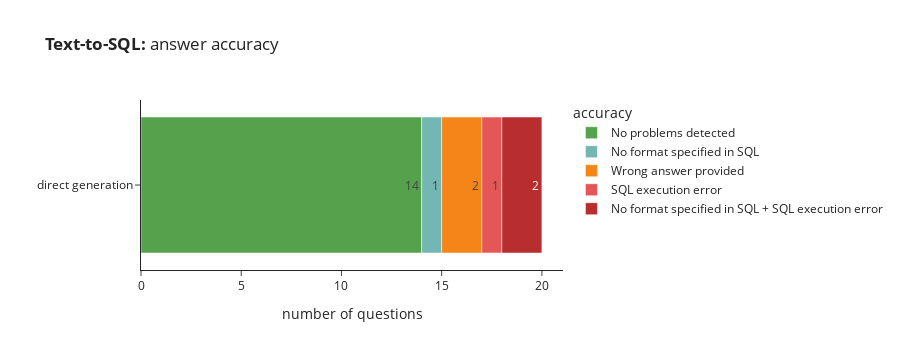

Notebook code for this chart:
### Code cell
import plotly.express as px 
import plotly.io as pio
pio.templates.default = 'simple_white'
px.bar(cmp_df[['direct generation']].T, orientation = 'h', 
       title = '<b>Text-to-SQL:</b> answer accuracy',
    labels = {
        'value': 'number of questions',
        'index': '', 
        'llm_final_result': 'accuracy'
    }, text_auto = 'd',
    category_orders = {
        'llm_final_result': ['No problems detected', 'No format specified in SQL', 
                     'Wrong answer provided', 'SQL execution error', 'No format specified in SQL + SQL execution error'],
        'index': ['direct generation', 'simple reflection', 'feedback reflection']
    }, 
    color_discrete_map = {
        'No problems detected': plotly.colors.qualitative.T10[4], 
        'No format specified in SQL': plotly.colors.qualitative.T10[3], 
        'Wrong answer provided': plotly.colors.qualitative.T10[1], 
        'SQL execution error': plotly.colors.qualitative.T10[2], 
        'No format specified in SQL + SQL execution error': plotly.colors.qualitative.G10[8]
    }, height = 350  
)

### Figure 1 — Plotly figure (JSON) as saved in the notebook; plotly's stock layout.template omitted (floating-point values rounded to 4 significant figures)
{"data": [{"hovertemplate": "accuracy=No problems detected<br>number of questions=%{x}<br>=%{y}<extra></extra>", "legendgroup": "No problems detected", "marker": {"color": "#54A24B", "pattern": {"shape": ""}}, "name": "No problems detected", "orientation": "h", "showlegend": true, "textposition": "auto", "texttemplate": "%{x:d}", "type": "bar", "x": [14], "xaxis": "x", "y": ["direct generation"], "yaxis": "y"}, {"hovertemplate": "accuracy=No format specified in SQL<br>number of questions=%{x}<br>=%{y}<extra></extra>", "legendgroup": "No format specified in SQL", "marker": {"color": "#72B7B2", "pattern": {"shape": ""}}, "name": "No format specified in SQL", "orientation": "h", "showlegend": true, "textposition": "auto", "texttemplate": "%{x:d}", "type": "bar", "x": [1], "xaxis": "x", "y": ["direct generation"], "yaxis": "y"}, {"hovertemplate": "accuracy=Wrong answer provided<br>number of questions=%{x}<br>=%{y}<extra></extra>", "legendgroup": "Wrong answer provided", "marker": {"color": "#F58518", "pattern": {"shape": ""}}, "name": "Wrong answer provided", "orientation": "h", "showlegend": true, "textposition": "auto", "texttemplate": "%{x:d}", "type": "bar", "x": [2], "xaxis": "x", "y": ["direct generation"], "yaxis": "y"}, {"hovertemplate": "accuracy=SQL execution error<br>number of questions=%{x}<br>=%{y}<extra></extra>", "legendgroup": "SQL execution error", "marker": {"color": "#E45756", "pattern": {"shape": ""}}, "name": "SQL execution error", "orientation": "h", "showlegend": true, "textposition": "auto", "texttemplate": "%{x:d}", "type": "bar", "x": [1], "xaxis": "x", "y": ["direct generation"], "yaxis": "y"}, {"hovertemplate": "accuracy=No format specified in SQL + SQL execution error<br>number of questions=%{x}<br>=%{y}<extra></extra>", "legendgroup": "No format specified in SQL + SQL execution error", "marker": {"color": "#B82E2E", "pattern": {"shape": ""}}, "name": "No format specified in SQL + SQL execution error", "orientation": "h", "showlegend": true, "textposition": "auto", "texttemplate": "%{x:d}", "type": "bar", "x": [2], "xaxis": "x", "y": ["direct generation"], "yaxis": "y"}], "layout": {"barmode": "relative", "height": 350, "legend": {"title": {"text": "accuracy"}, "tracegroupgap": 0}, "title": {"text": "<b>Text-to-SQL:</b> answer accuracy"}, "xaxis": {"anchor": "y", "domain": [0, 1], "title": {"text": "number of questions"}}, "yaxis": {"anchor": "x", "categoryarray": ["feedback reflection", "simple reflection", "direct generation"], "categoryorder": "array", "domain": [0, 1], "title": {"text": ""}}}}
